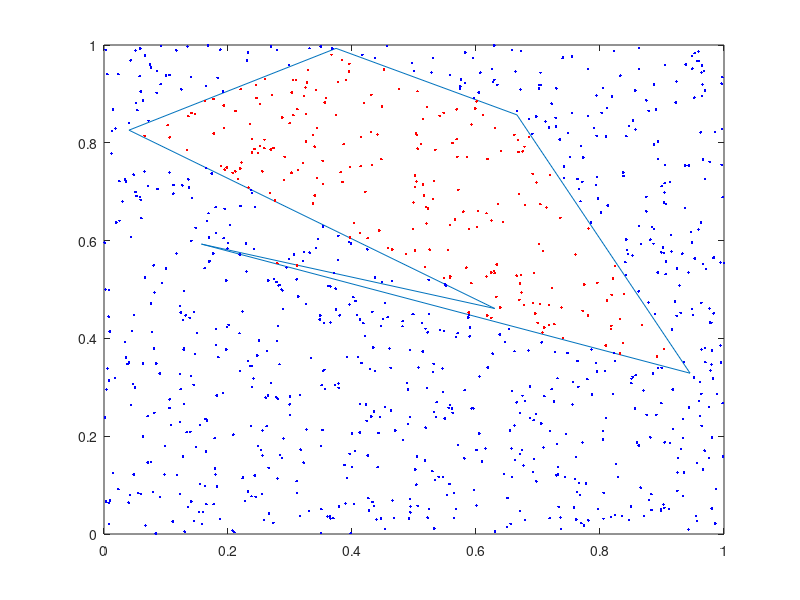

This figure's MATLAB source:
      xv = rand(6,1); yv = rand(6,1);
       xv = [xv ; xv(1)]; yv = [yv ; yv(1)];
       x = rand(1000,1); y = rand(1000,1);
       in = inpolygon(x,y,xv,yv);
       plot(xv,yv,x(in),y(in),'.r',x(~in),y(~in),'.b')